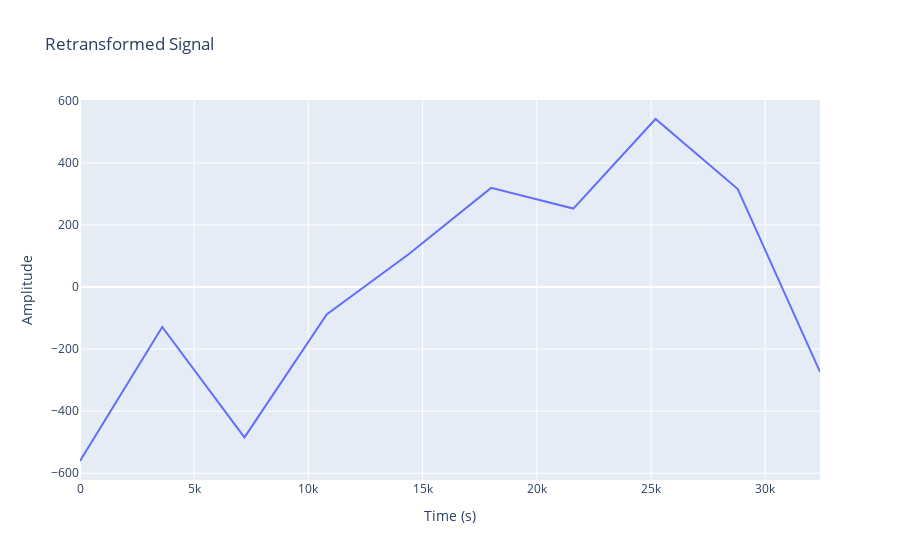

The code cell stored with this chart in its notebook:
### Code cell
# Selected frequencies
selected_frequencies = [0, 1 / 24, 1 / 720, 1 / 2160, 1 / 2, 1 / (7 * 24), 2 / (7 * 24), 1 / 12, 1 / (24 * (365 / 2)), 1/(24*365)]
#0 frequency for the "intercept"
selected_frequencies = [freq / 3600 for freq in selected_frequencies]  # Convert to Hz

# Find the indices corresponding to the selected frequencies
selected_indices = [np.abs(xf - freq).argmin() for freq in selected_frequencies]

# Retrieve the selected peaks from the FFT result
selected_peaks = yf[selected_indices]

# Perform the inverse FFT (iFFT) to retransform to the time domain
retransformed_signal = ifft(selected_peaks)

x = np.linspace(0.0, N * T, N, endpoint=False)

# Create the Plotly line plot for the retransformed signal
fig = go.Figure(data=go.Scatter(x=x, y=np.real(retransformed_signal), mode='lines'))

# Customize the plot layout
fig.update_layout(
    title="Retransformed Signal",
    xaxis_title="Time (s)",
    yaxis_title="Amplitude",
    showlegend=False
)

# Display the plot
fig.show()

### Figure 1 — Plotly figure (JSON) as saved in the notebook; plotly's stock layout.template omitted (floating-point values rounded to 4 significant figures; data arrays with more than 128 entries replaced by an {"elided": "..."} marker saying what was removed)
{"data": [{"mode": "lines", "type": "scatter", "x": {"elided": "8759 int values"}, "y": [-560.5, -128.9, -484.6, -88.36, 106.3, 319.4, 252.7, 541.4, 315.8, -273.3]}], "layout": {"showlegend": false, "title": {"text": "Retransformed Signal"}, "xaxis": {"title": {"text": "Time (s)"}}, "yaxis": {"title": {"text": "Amplitude"}}}}
